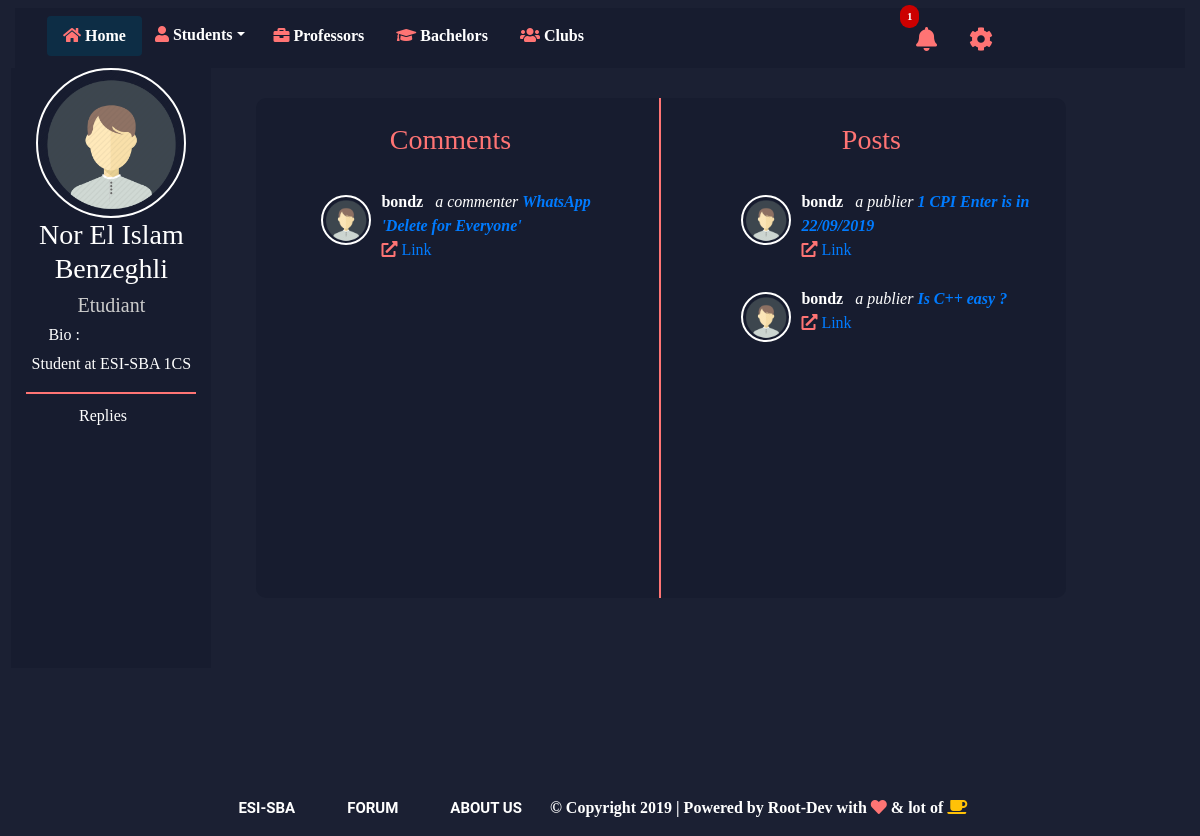
Page /userpage/2 (signed in) on the earlier database version.
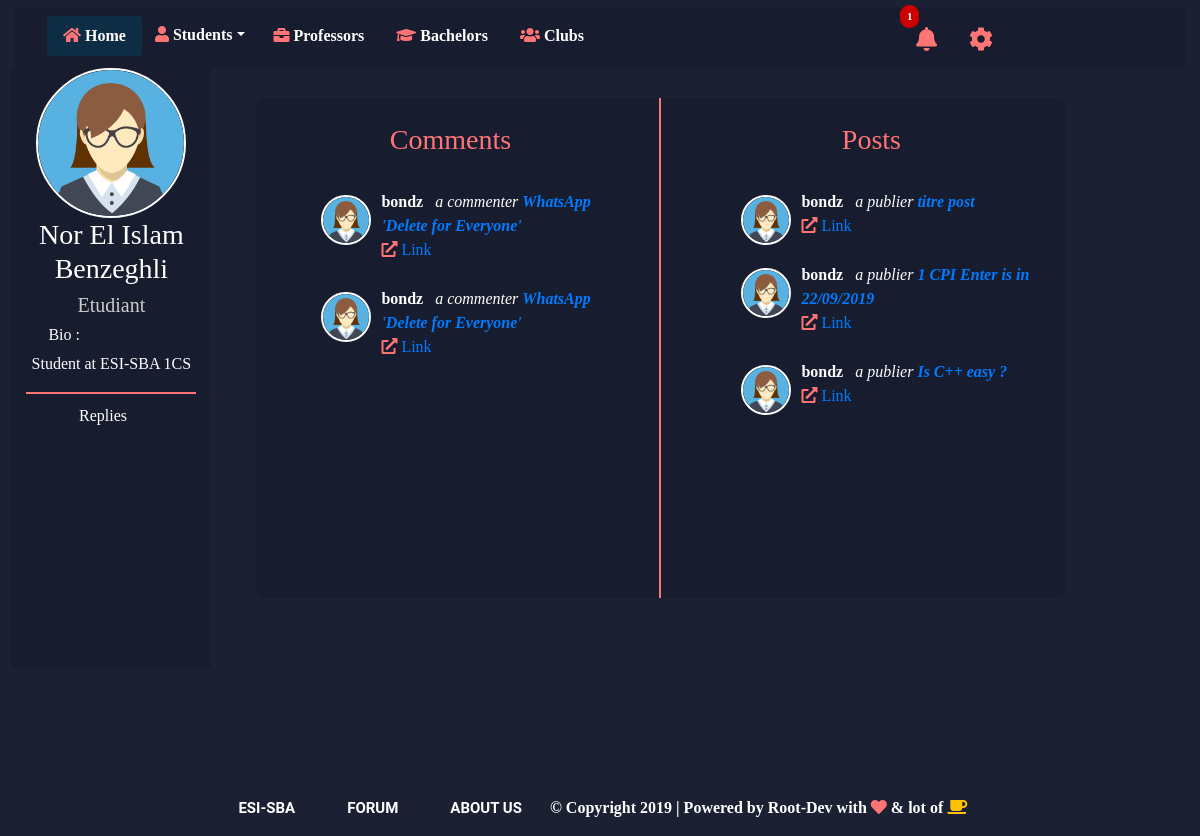
Same page on the later database version.
### Main/models.py (models this page shows, shortened)
class Utilisateur(AbstractUser):
    role = models.CharField(choices=ROLE,default='etudiant',max_length=10)
    banned=models.BooleanField(default=False)
    mod = models.ForeignKey('self', on_delete=models.DO_NOTHING,related_name='mod-ban+',null=True)
    subject=models.CharField(max_length=20,null=True)
    date =models.DateField(auto_now_add=True,null=True)
    duree=models.IntegerField(default=0,null=True)

class Profile (models.Model):
    user = models.OneToOneField(settings.AUTH_USER_MODEL,on_delete=models.CASCADE,related_name="profile")
    numero_telephone = models.IntegerField(null=True)
    promotion = models.CharField(choices=PROMO,default='1cpi',max_length=4,null=True)
    bio = models.TextField(null=True,blank=True)
    slug = models.SlugField(max_length=250,unique =True,null=True,blank=True)
    publication_enregistrer = models.ForeignKey(Publication,on_delete=models.CASCADE,null=True,blank=True)
    image = models.ImageField(null=True,upload_to='profile_pics',default='profile_pics/default.png')
    is_appoved =models.BooleanField(default=False)

class Commentaire(models.Model):
    publication = models.ForeignKey(Publication,on_delete =models.CASCADE,related_name="commentaires",related_query_name="publication")
    commented_by = models.ForeignKey(settings.AUTH_USER_MODEL,on_delete=models.CASCADE, related_name="commentes")
    content = models.TextField(null=True,blank=True)
    date_de_commentaire =  models.DateField(auto_now_add=True)

class Publication(models.Model) :
    users = models.ManyToManyField(settings.AUTH_USER_MODEL,related_query_name='users',related_name='pubs_eng',default=None)
    date_de_publication = models.DateField(auto_now_add=True)
    date_de_modification= models.DateField(auto_now=True)
    section = models.CharField(max_length=30)
    content = models.TextField()
    titre = models.CharField(max_length=30)
    auteur = models.ForeignKey(settings.AUTH_USER_MODEL, on_delete=models.CASCADE, related_name='publications',
                           related_query_name='auteur')
    category = models.ForeignKey(Category,on_delete =models.CASCADE,related_name="publications",related_query_name="category",default=1)
    tags = models.ManyToManyField(Tags, related_name='posts',default=None)
    nb_vues =models.IntegerField(default=0)
    class Meta:
        ordering = ['-pk']

### Main/views.py (the view)
# urls.py: path('userpage/<int:pk>',views.userpage, name='userpage'),
@login_required()
def userpage(request,pk):
    user = Utilisateur.objects.get(pk=pk)
    context ={
        'user':user
    }
    return render(request,"Main/userpage.html",context)

### Main/templates/Main/userpage.html (shortened to what the changed rows need)
<!DOCTYPE html>
{% load static %}
<html>
<head>
    <link rel="stylesheet" href="{% static "css/user.css"%}">
    <link rel="stylesheet" href="{% static "css/bootstrap.css"%}">
    <link rel="stylesheet" href="https://use.fontawesome.com/releases/v5.8.1/css/all.css"
>
</head>
<body>
    <div class="container-fluid">
        <div class="row">
            <div class="col-lg-12">
                <div class="row">
                        <div class="col-lg-2 col-md-2 sidebar" style="display: block;margin-left:0.95%">
                        <img src="{{ user.profile.image.url }}" class="profile-pic" alt="">
                        <h3>{{ user.first_name }} {{ user.last_name }}</h3>
                        <h5>Etudiant {{ user.profile.promo }}</h5>
                        <h6>Bio :</h6>
                        <p>{{ user.profile.bio }}</p>
                        <div class="line"></div>
                        <div class="all col-sm-8">
                            <ul style="display: block;">
                            </ul>
                        </div>
                    </div>
                    <div class="col-sm-9 content">
                        <div class="card-content" id="Div1">
                            <div class="row" style="height: inherit; overflow-x: hidden;">
                                <div class=" element col-md-6"
                                    style="border-right:2px solid #ff7474 !important; overflow-x: hidden;">
                                                    {% for comment in user.commentes.all %}
                                                                <div class="element col-sm-12">
                                                                        <img src="{{ user.profile.image.url }}" class="avatar" alt="">
                                                                        <b style="color:white">{{ user.username }}</b><i style="color:white">&nbsp;&nbsp; a
                                                                    commenter <strong><a href="{% url 'post-detail' comment.publication.category.name comment.publication.id %}"/> {{ comment.publication.titre }}</strong>  </i><br>
                                                                        <i class="fas fa-external-link-alt icons"></i>
                                                                        <a href={% url 'post-detail' comment.publication.category.name comment.publication.id %}>Link</a>
                                                                    </div>
                                                    {% endfor %}
                                </div>
                                <div class=" element col-md-6">
                                    {% for post in user.publications.all %}
                                    <div class="element col-sm-12">
                                        <img src="{{ user.profile.image.url }}" class="avatar" alt="">
                                        <b style="color:white">{{ user.username }}</b><i style="color:white">&nbsp;&nbsp; a
                                            publier <strong><a href="{% url 'post-detail' post.category.name post.id %}"/> {{ post.titre }}</strong></i><br>
                                        <i class="fas fa-external-link-alt icons"></i>
                                        <a href={% url 'post-detail' post.category.name post.id %}>Link</a>
                                    </div>
                                    {% endfor %}
                                </div>
                            </div>
                        </div>
                    </div>
                </div>
            </div>
        </div>
</body>
</html>

Differences in the rows shown:
changed Utilisateur "Nor El Islam": profile.image: picture added in place of a placeholder
changed through a linked row, Commentaire (number 1 of 2 on the later page): profile.image: picture added in place of a placeholder
added Commentaire: profile.image (picture), {{ user.username }} "bondz", publication.titre "WhatsApp 'Delete for Everyone'"
added Publication: profile.image (picture), {{ user.username }} "bondz", titre "titre post"
changed through a linked row, Publication "1 CPI Enter is in 22/09/2019": profile.image: picture added in place of a placeholder
changed through a linked row, Publication "Is C++ easy ?": profile.image: picture added in place of a placeholder
